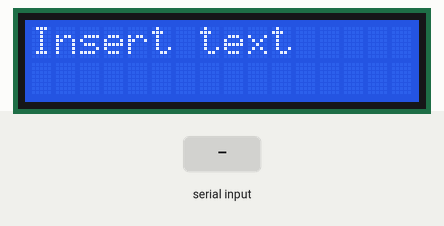
Recording of a program running on a simulated Arduino Nano, built with avr-gcc and run on an emulated ATmega328P. Shown: 16×2 character LCD. The inputs (shaded band) are chosen by the test bench. What the program prints to the serial monitor is not drawn.

Above: at 1.2 s.
1.3 s: "1\n" received over Serial
At 1.7 s:
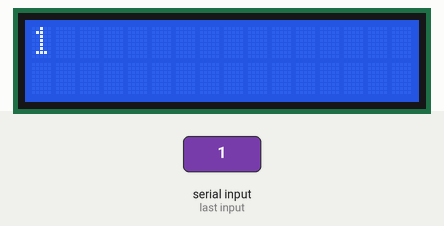
2.8 s: "0\n" received over Serial
At 4.0 s:
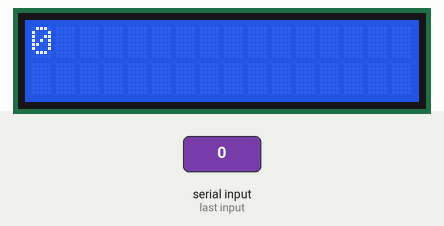
4.3 s: "2\n" received over Serial
At 5.2 s:
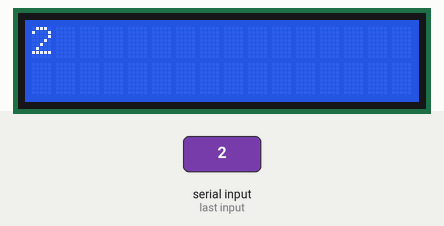
Timing chart, 0 to 7.3 s (numbered marks = the images above; inputs shaded):
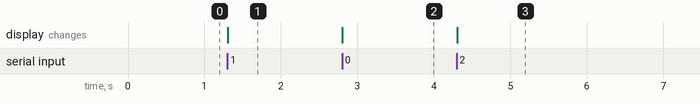

Measured:
- after the input at 1.3 s, the display: changes at once (image 1)
- after the input at 2.8 s, the display: changes at once (image 2)
- after the input at 4.3 s, the display: changes at once (image 3)

The program:

main.cpp
```cpp
#include <Arduino.h>
#include <Wire.h>
#include <LiquidCrystal_I2C.h>

LiquidCrystal_I2C lcd(0x27, 16, 2);

void setup() {
  Serial.begin(115200);

  // Inisialisasi LCD
  lcd.init();
  lcd.backlight();
  lcd.clear();

  lcd.setCursor(0, 0);
  lcd.print("Insert text");
  Serial.println("Insert text");
}

void loop() {
  if (Serial.available() > 0) {
    // Baca baris teks dari Serial Monitor hingga karakter newline
    String input = Serial.readStringUntil('\n');
    input.trim();

    if (input.length() > 0) {
      lcd.clear();

      // Jika teks muat di baris pertama
      if (input.length() <= 16) {
        lcd.setCursor(0, 0);
        lcd.print(input);
      }
      // Jika teks lebih panjang, pecah ke baris kedua
      else {
        String line1 = input.substring(0, 16);
        String line2 = input.substring(16, 16 * 2);

        lcd.setCursor(0, 0);
        lcd.print(line1);

        lcd.setCursor(0, 1);
        lcd.print(line2);
      }

      Serial.print("Ditampilkan: ");
      Serial.println(input);
    }
  }
}
```
